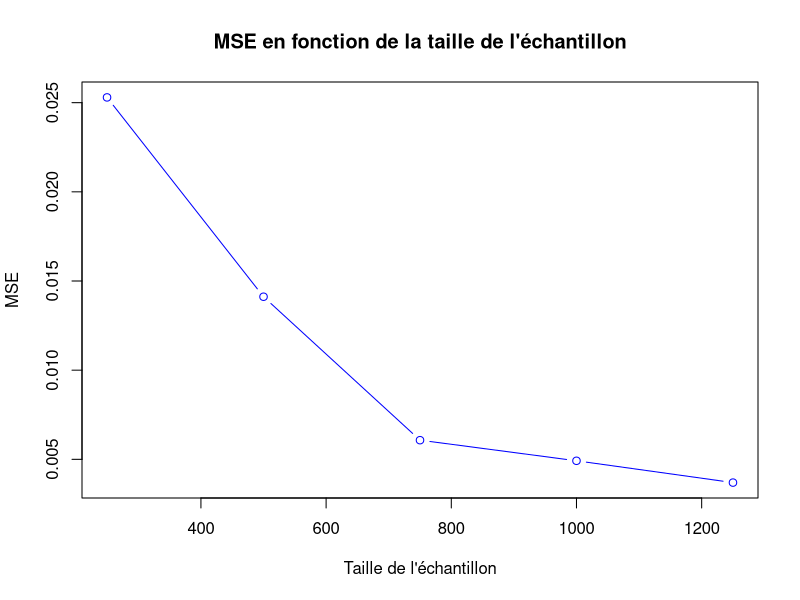
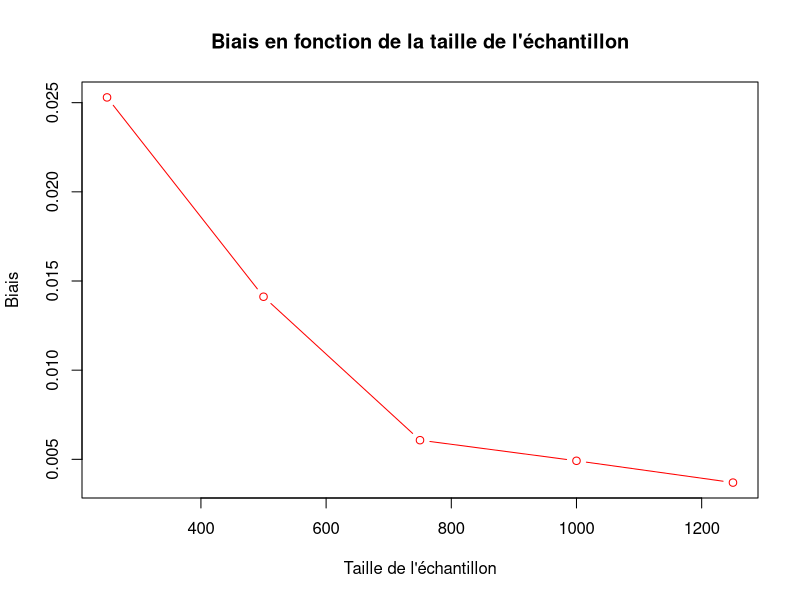
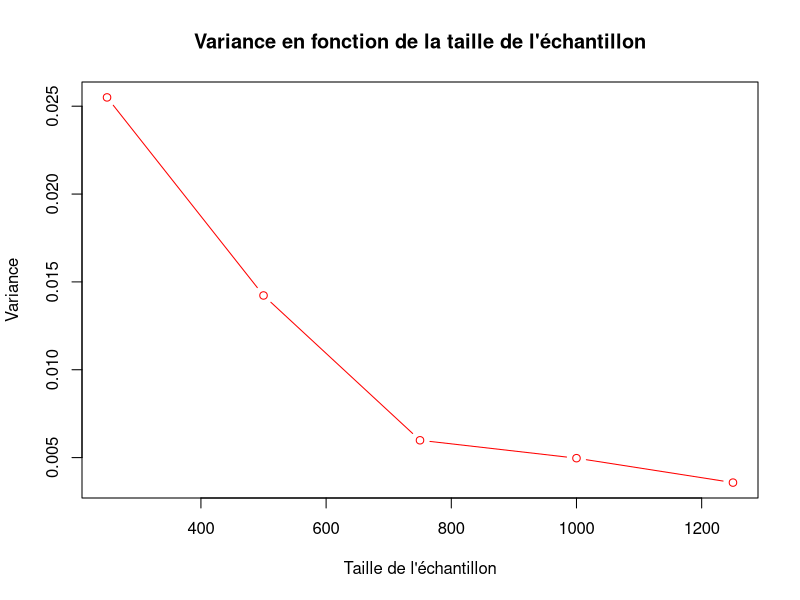

Write the R code that produced these figures, in order.
library(stats)
library(ggplot2)
library(pracma)

# Fonction pour initialiser les listes avec des valeurs aléatoires de distribution Gumbel
initialisation <- function(n) {
  unif.distrib <- runif(n, min = 0, max = 1)
  gumb.distrib.initial <- vector("numeric", length = n)
  for (i in 1:n){
    gumb.distrib.initial[i] <- -3 * log(-log(unif.distrib[i], base = exp(1)), base = exp(1)) + 2
  }
  return(gumb.distrib.initial)
}


# Fonction de log-vraisemblance
log_vraissemblance <- function(params, L) {
  beta <- params[1]
  mu <- params[2]
  n <- length(L)
  result <- sum(log(1/beta) + (mu - L)/beta - exp((mu - L)/beta))
  return(-result)
}

# Initialisation des listes de différentes tailles
l_250 <- numeric(250)
l_500 <- numeric(500)
l_750 <- numeric(750)
l_1000 <- numeric(1000)
l_1250 <- numeric(1250)

# Nombre de simulations
M <- 100

# MSE pour beta
MSE_250 <- numeric(M)
MSE_500 <- numeric(M)
MSE_750 <- numeric(M)
MSE_1000 <- numeric(M)
MSE_1250 <- numeric(M)

#MSE de mu
MSEmu_250 <- numeric(M)
MSEmu_500 <- numeric(M)
MSEmu_750 <- numeric(M)
MSEmu_1000 <- numeric(M)
MSEmu_1250 <- numeric(M)


# Biais pour beta
B_250 <- numeric(M)
B_500 <- numeric(M)
B_750 <- numeric(M)
B_1000 <- numeric(M)
B_1250 <- numeric(M)

#biais de mu
Bmu_250 <- numeric(M)
Bmu_500 <- numeric(M)
Bmu_750 <- numeric(M)
Bmu_1000 <- numeric(M)
Bmu_1250 <- numeric(M)

# Variance de beta
V_250 <- numeric(M)
V_500 <- numeric(M)
V_750 <- numeric(M)
V_1000 <- numeric(M)
V_1250 <- numeric(M)


# Variance de mu
Vmu_250 <- numeric(M)
Vmu_500 <- numeric(M)
Vmu_750 <- numeric(M)
Vmu_1000 <- numeric(M)
Vmu_1250 <- numeric(M)

#valeur des estimateurs de beta vraissemblance

beta_hat_250<- numeric(M)
beta_hat_500<- numeric(M)
beta_hat_750<- numeric(M)
beta_hat_1000<- numeric(M)
beta_hat_1250<- numeric(M)

#valeur des estimateurs de mu vraiasemblance

mu_hat_250<- numeric(M)
mu_hat_500<- numeric(M)
mu_hat_750<- numeric(M)
mu_hat_1000<- numeric(M)
mu_hat_1250<- numeric(M)


# Boucle de simulations
for (i in 1:M) {
  l_250 <- initialisation(250)
  l_500 <- initialisation(500)
  l_750 <- initialisation(750)
  l_1000 <- initialisation(1000)
  l_1250 <- initialisation(1250)
  
  res_250 <- optim(c(4, 3), log_vraissemblance, L=l_250, method="L-BFGS-B", lower=c(0.1, 0), upper=c(5, 5))
  res_500 <- optim(c(4, 3), log_vraissemblance, L=l_500, method="L-BFGS-B", lower=c(0.1, 0), upper=c(5, 5))
  res_750 <- optim(c(4, 3), log_vraissemblance, L=l_750, method="L-BFGS-B", lower=c(0.1, 0), upper=c(5, 5))
  res_1000 <- optim(c(4, 3), log_vraissemblance, L=l_1000, method="L-BFGS-B", lower=c(0.1, 0), upper=c(5, 5))
  res_1250 <- optim(c(4, 3), log_vraissemblance, L=l_1250, method="L-BFGS-B", lower=c(0.1, 0), upper=c(5, 5))
  
  MSE_250[i] <- (res_250$par[1] - 3)^2
  MSE_500[i] <- (res_500$par[1] - 3)^2
  MSE_750[i] <- (res_750$par[1] - 3)^2
  MSE_1000[i] <- (res_1000$par[1] - 3)^2
  MSE_1250[i] <- (res_1250$par[1] - 3)^2
  
  MSEmu_250[i] <- (res_250$par[2] - 2)^2
  MSEmu_500[i] <- (res_500$par[2] - 2)^2
  MSEmu_750[i] <- (res_750$par[2] - 2)^2
  MSEmu_1000[i] <- (res_1000$par[2] - 2)^2
  MSEmu_1250[i] <- (res_1250$par[2] - 2)^2
  
  B_250[i] <- (res_250$par[1] - 3)^2
  B_500[i] <- (res_500$par[1] - 3)^2
  B_750[i] <- (res_750$par[1] - 3)^2
  B_1000[i] <- (res_1000$par[1] - 3)^2
  B_1250[i] <- (res_1250$par[1] - 3)^2
  
  Bmu_250[i] <- (res_250$par[2] - 2)^2
  Bmu_500[i] <- (res_500$par[2] - 2)^2
  Bmu_750[i] <- (res_750$par[2] - 2)^2
  Bmu_1000[i] <- (res_1000$par[2] - 2)^2
  Bmu_1250[i] <- (res_1250$par[2] - 2)^2
  
  
  beta_hat_250[i]<- res_250$par[1]
  beta_hat_500[i]<- res_500$par[1]
  beta_hat_750[i]<- res_750$par[1]
  beta_hat_1000[i]<- res_1000$par[1]
  beta_hat_1250[i]<-res_1250$par[1]
  
  mu_hat_250[i]<- res_250$par[2]
  mu_hat_500[i]<- res_500$par[2]
  mu_hat_750[i]<- res_750$par[2]
  mu_hat_1000[i]<- res_1000$par[2]
  mu_hat_1250[i]<-res_1250$par[2]
  
  
}



abcis <- c(250, 500, 750, 1000, 1250)
MSE_tot <- c(mean(MSE_250), mean(MSE_500), mean(MSE_750), mean(MSE_1000), mean(MSE_1250))
B_tot <- c(mean(B_250), mean(B_500), mean(B_750), mean(B_1000), mean(B_1250))
V_tot<-c(var(beta_hat_250),var(beta_hat_500),var(beta_hat_750),var(beta_hat_1000),var(beta_hat_1250))

# Tracé des MSE
plot(abcis, MSE_tot, type="b", col="blue", xlab="Taille de l'échantillon", ylab="MSE", main="MSE en fonction de la taille de l'échantillon")

# Tracé des biais
plot(abcis, B_tot, type="b", col="red", xlab="Taille de l'échantillon", ylab="Biais", main="Biais en fonction de la taille de l'échantillon")

# Tracé de la variance 
plot(abcis, V_tot, type="b", col="red", xlab="Taille de l'échantillon", ylab="Variance", main="Variance en fonction de la taille de l'échantillon")
